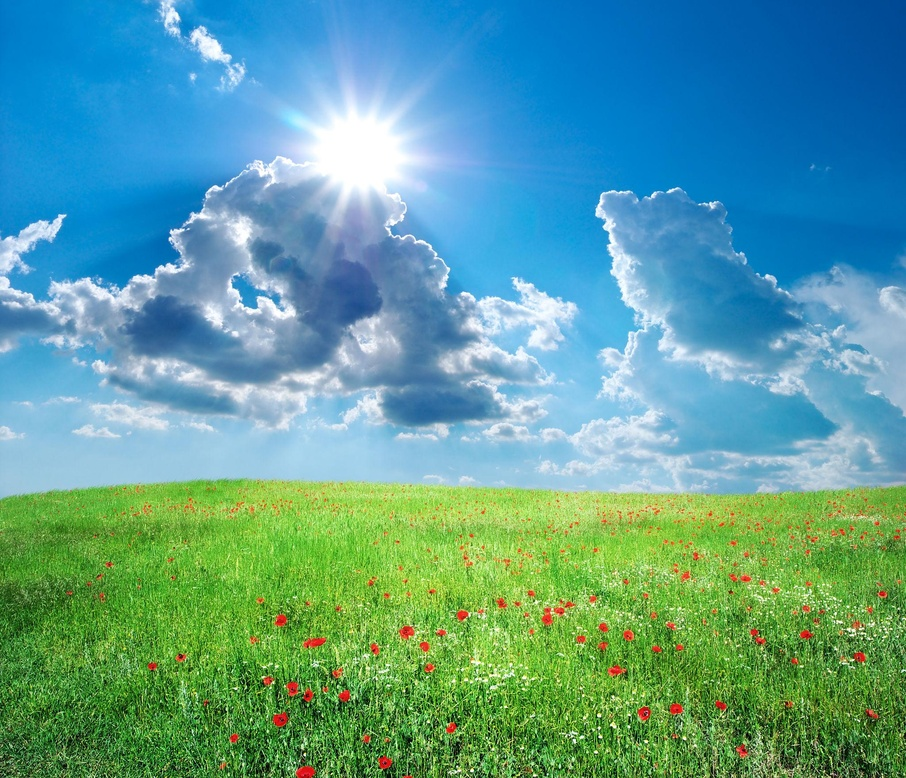
#> input picture images/original.jpg, 906 x 778 px, shrunk from 2048 x 1759 before the run
$ python lesson9.py
#> lines starting #> are read from the running program, lines starting #| are printed output that depends on the picture
import cv2
import matplotlib.pyplot as plt

# Resmi oku
image = cv2.imread("../images/original.jpg")
#> image is the input picture: shape (778, 906, 3); mean B, G, R 151.8, 158.3, 92.3

# Blur uygula
blur = cv2.blur(image, (7,7))
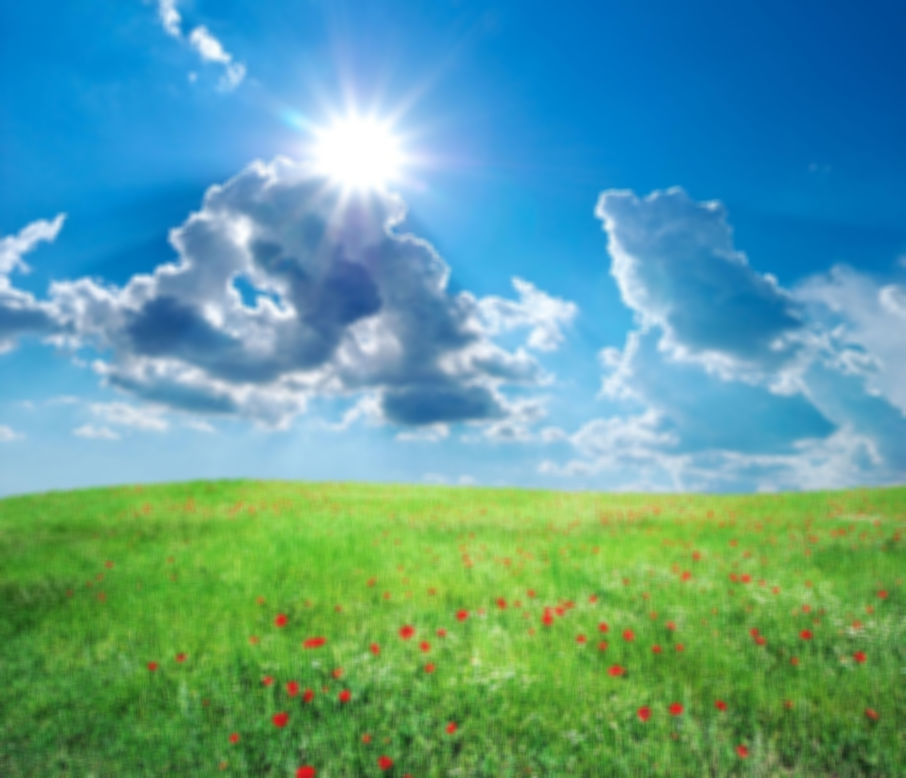
#> blur: shape (778, 906, 3); mean B, G, R 151.8, 158.3, 92.3

# Kaydet
cv2.imwrite("../outputs/mean_blur.jpg", blur)

# Göster
plt.figure(figsize=(10,5))

plt.subplot(1,2,1)
plt.imshow(cv2.cvtColor(image, cv2.COLOR_BGR2RGB))
plt.title("Original")
plt.axis("off")

plt.subplot(1,2,2)
plt.imshow(cv2.cvtColor(blur, cv2.COLOR_BGR2RGB))
plt.title("Mean Filter")
plt.axis("off")

plt.show()
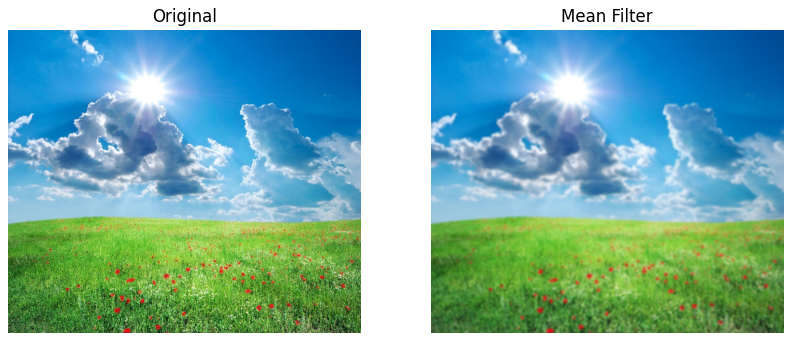
#> figure drawn by matplotlib, 2 panels
